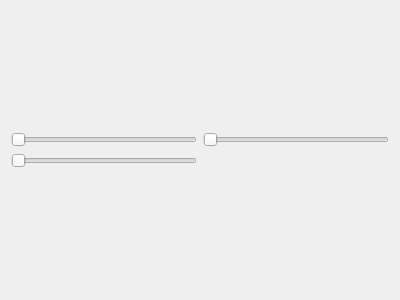
<?xml version="1.0" encoding="UTF-8"?>
<ui version="4.0">
 <class>Form</class>
 <widget class="QWidget" name="Form">
  <property name="geometry">
   <rect>
    <x>0</x>
    <y>0</y>
    <width>400</width>
    <height>300</height>
   </rect>
  </property>
  <property name="windowTitle">
   <string>Form</string>
  </property>
  <layout class="QVBoxLayout" name="verticalLayout">
   <item>
    <layout class="QGridLayout" name="grid">
     <item row="2" column="0">
      <widget class="QSlider" name="view0_slider">
       <property name="orientation">
        <enum>Qt::Horizontal</enum>
       </property>
      </widget>
     </item>
     <item row="1" column="0">
      <layout class="QVBoxLayout" name="view0"/>
     </item>
     <item row="1" column="1">
      <layout class="QVBoxLayout" name="view1"/>
     </item>
     <item row="2" column="1">
      <widget class="QSlider" name="view1_slider">
       <property name="orientation">
        <enum>Qt::Horizontal</enum>
       </property>
      </widget>
     </item>
     <item row="5" column="0">
      <widget class="QSlider" name="view2_slider">
       <property name="orientation">
        <enum>Qt::Horizontal</enum>
       </property>
      </widget>
     </item>
     <item row="4" column="0">
      <layout class="QVBoxLayout" name="view2"/>
     </item>
     <item row="4" column="1">
      <layout class="QVBoxLayout" name="view3"/>
     </item>
    </layout>
   </item>
  </layout>
 </widget>
 <resources/>
 <connections/>
</ui>
